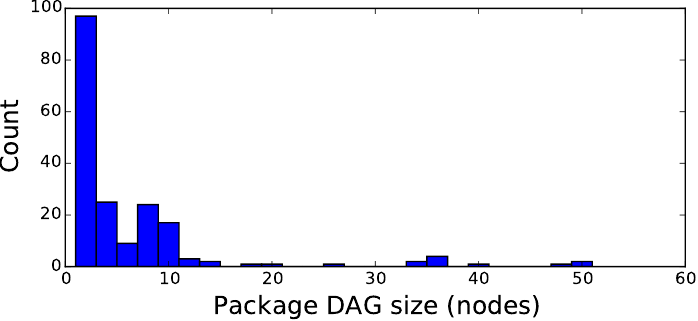

Write the Python code that produced this figure.
#!/usr/bin/env python

from external import yaml
import matplotlib.pyplot as plt
import numpy as np

with open('merl.yaml') as stream:
    timings = yaml.load(stream)

sizes = [t[1] for t in timings]

#plt.yscale('log')
plt.axes().set_aspect(.15)
plt.hist(sizes, 20)


plt.ylabel('Count')
plt.xlabel('Package DAG size (nodes)')

plt.savefig('package-sizes.pdf')
